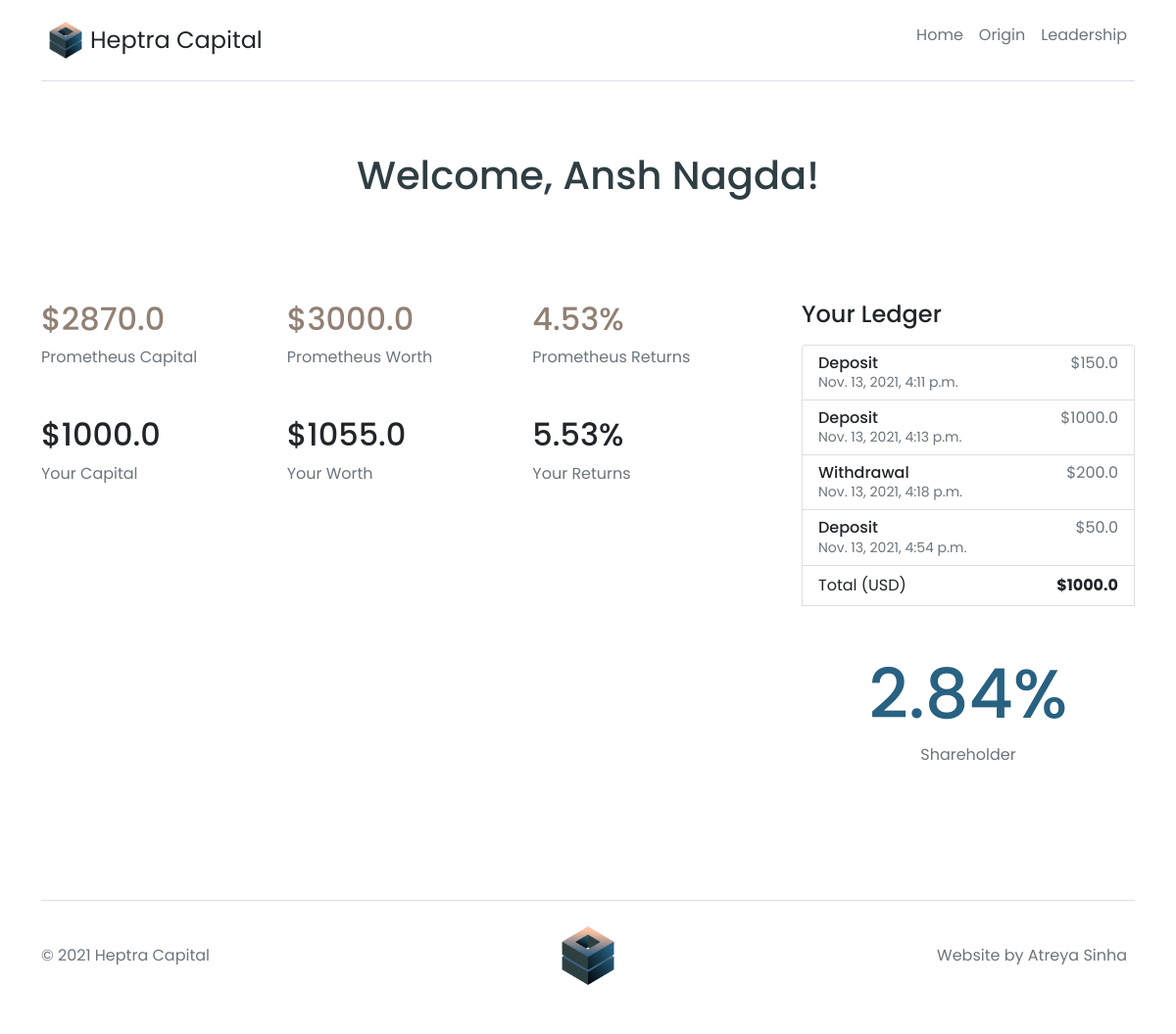
/dashboard/14, run on an earlier commit of the app's database.
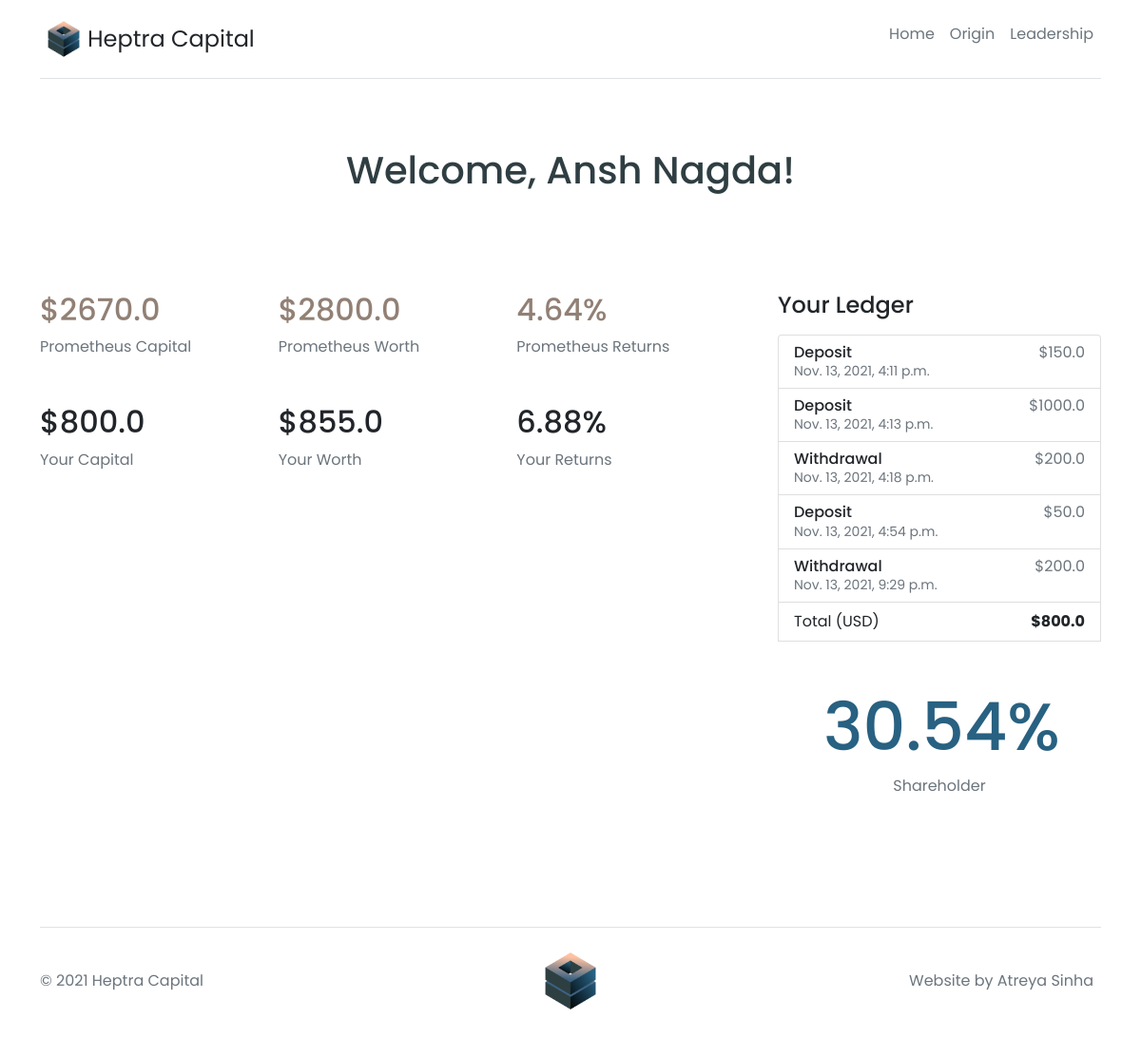
And on a later commit of the database.
### sscapital/models.py (models this page shows, shortened)
class Ledger(models.Model):
    investor = models.ForeignKey(Investors, on_delete=models.CASCADE)
    money_moved = models.FloatField(default=0.0)
    timestamp = models.DateTimeField(auto_now_add=True)
    transaction = models.CharField(choices=CHOOSE_MONEY_STATUS, max_length=50, default='Deposit')

class Financials(models.Model):
    investor = models.ForeignKey(Investors, on_delete=models.CASCADE)
    capital_invested = models.FloatField(default=0.0)
    market_value = models.FloatField(default=0.0)
    returns = models.FloatField(default=0.0)
    shareholder = models.FloatField(default=0.0)

class Prometheus(models.Model):
    capital = models.FloatField(default=0.0)
    value = models.FloatField(default=0.0)
    returns = models.FloatField(default=0.0)

### sscapital/views.py (the view)
# urls.py: path('dashboard/<int:pk>', views.Dashboard.as_view(), name='dashboard'),
class Dashboard(View):
    def get(self, request, pk):
        investor = Investors.objects.get(id=pk)
        financials = Financials.objects.get(investor=investor.id)
        ledger = Ledger.objects.filter(investor=investor.id)
        prometheus = Prometheus.objects.get(id=1)
        return render(request, 'dashboard.html', {'prometheus': prometheus, 'investor': investor, 'ledger': ledger, 'financials': financials})

### templates/dashboard.html (shortened to what this page needs)
{% extends 'base.html' %} {% load static %} {% block content %}
<h1 class="text-center py-5" style="color: #2F3E42ff;">Welcome, {{investor.full_name}}!</h1>
<section>
    <div class="container">
        <div class="row g-5 py-5">
            <div class="col-md-5 col-lg-4 order-md-last">
                <h4 class="d-flex justify-content-between align-items-center mb-3">
                    <span class="text-dark">Your Ledger</span>
                </h4>
                <ul class="list-group mb-3">
                    {% for l in ledger %}
                    <li class="list-group-item d-flex justify-content-between lh-sm">
                        <div>
                            <h6 class="my-0">{{l.transaction}}</h6>
                            <small class="text-muted">{{l.timestamp}}</small>
                        </div>
                        <span class="text-muted">${{l.money_moved}}</span>
                    </li>
                    {% endfor %}
                    <li class="list-group-item d-flex justify-content-between">
                        <span>Total (USD)</span>
                        <strong>${{financials.capital_invested}}</strong>
                    </li>
                    <div class="container text-center py-5">
                        <h1 style="font-size: 70px; color: #286181ff;">{{financials.shareholder}}%</h1>
                        <span class="text-muted">Shareholder</span>
                    </div>
                </ul>
            </div>
            <div class="col-md-7 col-lg-8">
                <div class="row">
                    <div class="col-lg-4">
                        <h2 style="color: #928075ff;">${{prometheus.capital}}</h2>
                        <span class="text-muted">Prometheus Capital</span>
                    </div>
                    <div class="col-lg-4">
                        <h2 style="color: #928075ff;><i class="fas fa-code-branch" aria-hidden="true"></i>${{prometheus.value}}</h2>
                        <span class="text-muted">Prometheus Worth</span>
                    </div>
                    <div class="col-lg-4">
                        <h2 style="color: #928075ff;><i class="far fa-building" aria-hidden="true"></i>{{prometheus.returns}}%</h2>
                        <span class="text-muted">Prometheus Returns</span>
                    </div>
                </div>
                <div class="row py-5">
                    <div class="col-lg-4">
                        <h2>${{financials.capital_invested}}</h2>
                        <span class="text-muted">Your Capital</span>
                    </div>
                    <div class="col-lg-4">
                        <h2>${{financials.market_value}}</h2>
                        <span class="text-muted">Your Worth</span>
                    </div>
                    <div class="col-lg-4">
                        <h2>{{financials.returns}}%</h2>
                        <span class="text-muted">Your Returns</span>
                    </div>
                </div>
            </div>
        </div>
    </div>
</section>
{% endblock %}

What changed in the data, as far as the page shows it:
added Ledger: transaction "Withdrawal", timestamp "Nov. 13, 2021, 9:29 p.m.", money_moved "200.0"
changed Financials: capital_invested "1000.0" → "800.0"; shareholder "2.84" → "30.54"; market_value "1055.0" → "855.0"; returns "5.53" → "6.88"
changed Prometheus: capital "2870.0" → "2670.0"; value "3000.0" → "2800.0"; returns "4.53" → "4.64"
